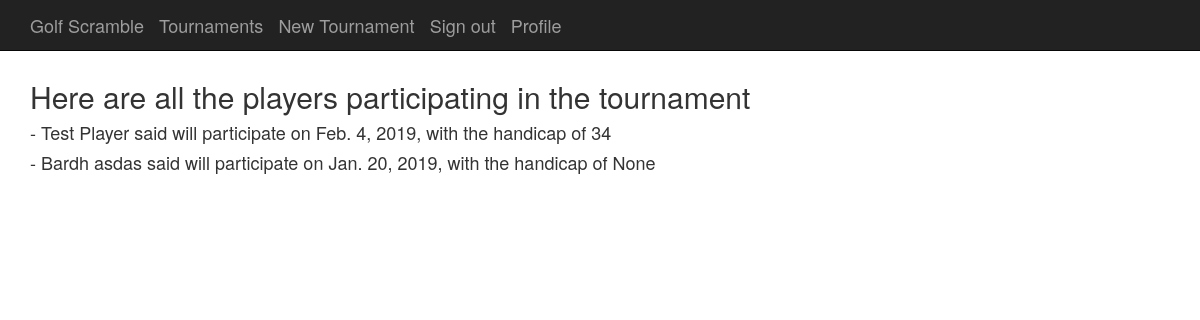
The page /tournaments/2/participants (signed in) on the database its author committed.
### participations/models.py (models this page shows, shortened)
class Participation (models.Model):
    id = models.AutoField(primary_key=True)
    player = models.ForeignKey(CustomUser, on_delete=models.CASCADE)
    tournament = models.ForeignKey(Tournament, on_delete=models.CASCADE)
    date_joined = models.DateField(blank=True, default=timezone.now)
    handicap = models.IntegerField(null=True)

### users/models.py (models this page shows, shortened)
class CustomUser(AbstractUser):
    first_name = models.CharField(max_length=200, blank=False)
    last_name = models.CharField(max_length=200, blank=False)
    is_staff = models.BooleanField(default=False)
    image = models.ImageField(default='default.jpg', upload_to='profile_pics')

### pages/views.py (the view)
# urls.py: path('tournaments/<int:pk>/participants', TournamentParticipantsView.as_view(), name='tournament_participants'),
class TournamentParticipantsView(LoginRequiredMixin, ListView):
    template_name = 'tournament_participants.html'
    context_object_name = 'users'
    def get_queryset(self):
        return CustomUser.objects.all()
    def get_context_data(self, **kwargs):
        context = super(TournamentParticipantsView, self).get_context_data(**kwargs)
        context['participations'] = Participation.objects.filter(tournament=self.kwargs.get('pk'))
        return context

### templates/tournament_participants.html
{% extends "base.html" %}
{% block content %}
{% if user.is_authenticated and user.is_staff%}
 <h2> Here are all the players participating in the tournament</h2>
    {% for player in users %}
        {% for participation in participations %}
            {% if player == participation.player %}
                <h4> - {{ player.first_name }} {{ player.last_name }} said will participate on {{ participation.date_joined }}, with the handicap of {{ participation.handicap }}</h4>
            {% endif %}
        {% endfor %}
    {% endfor %}
{% endif %}
{% endblock %}

### templates/base.html (style rules this page uses)
body { padding-top: 60px; }

### rows shown on the page
CustomUser: first_name "Test", last_name "Player"
Participation: date_joined "Feb. 4, 2019", handicap "34"
CustomUser: first_name "Bardh", last_name "asdas"
Participation: date_joined "Jan. 20, 2019", handicap "None"
